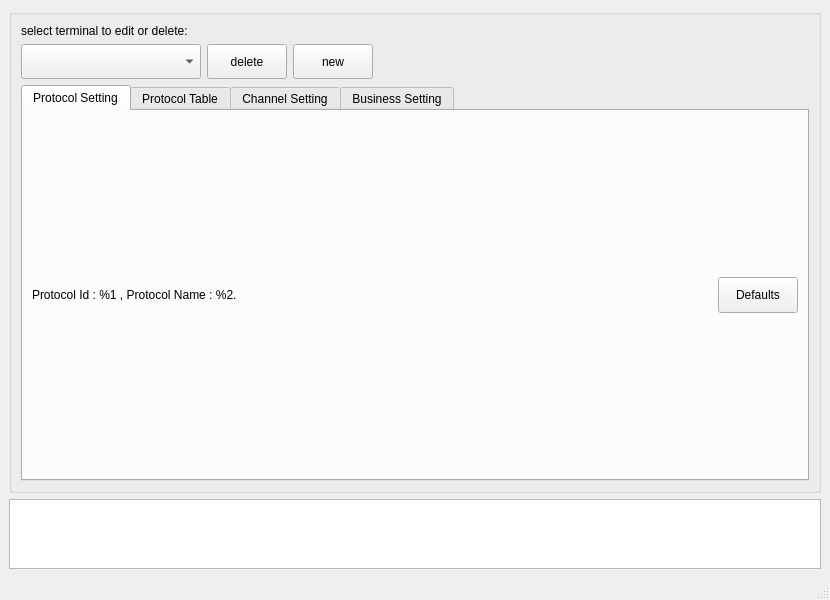
<?xml version="1.0" encoding="UTF-8"?>
<ui version="4.0">
 <class>ConfiguratorWin</class>
 <widget class="QMainWindow" name="ConfiguratorWin">
  <property name="geometry">
   <rect>
    <x>0</x>
    <y>0</y>
    <width>830</width>
    <height>600</height>
   </rect>
  </property>
  <property name="windowTitle">
   <string>MainWindow</string>
  </property>
  <widget class="QWidget" name="centralwidget">
   <layout class="QVBoxLayout" name="verticalLayout" stretch="10,1">
    <item>
     <widget class="QGroupBox" name="groupBox_4">
      <property name="title">
       <string/>
      </property>
      <layout class="QVBoxLayout" name="verticalLayout_2">
       <item>
        <widget class="QLabel" name="label_3">
         <property name="text">
          <string>select terminal to edit or delete:</string>
         </property>
        </widget>
       </item>
       <item>
        <layout class="QHBoxLayout" name="horizontalLayout">
         <item>
          <widget class="QComboBox" name="terminalNameCb">
           <property name="minimumSize">
            <size>
             <width>180</width>
             <height>35</height>
            </size>
           </property>
          </widget>
         </item>
         <item>
          <widget class="QPushButton" name="terminalDeleteEd">
           <property name="minimumSize">
            <size>
             <width>80</width>
             <height>35</height>
            </size>
           </property>
           <property name="maximumSize">
            <size>
             <width>16777215</width>
             <height>16777215</height>
            </size>
           </property>
           <property name="text">
            <string>delete</string>
           </property>
          </widget>
         </item>
         <item>
          <widget class="QPushButton" name="newTerminalBtn">
           <property name="minimumSize">
            <size>
             <width>80</width>
             <height>35</height>
            </size>
           </property>
           <property name="text">
            <string>new</string>
           </property>
          </widget>
         </item>
         <item>
          <spacer name="horizontalSpacer">
           <property name="orientation">
            <enum>Qt::Horizontal</enum>
           </property>
           <property name="sizeHint" stdset="0">
            <size>
             <width>40</width>
             <height>20</height>
            </size>
           </property>
          </spacer>
         </item>
        </layout>
       </item>
       <item>
        <widget class="QTabWidget" name="tabWidget">
         <property name="currentIndex">
          <number>0</number>
         </property>
         <widget class="QWidget" name="ProtocolTab">
          <attribute name="title">
           <string>Protocol Setting</string>
          </attribute>
          <layout class="QVBoxLayout" name="verticalLayout_4" stretch="10,0">
           <item>
            <layout class="QVBoxLayout" name="ProtocolLayout"/>
           </item>
           <item>
            <layout class="QHBoxLayout" name="ProtocolTitleLayout">
             <item>
              <widget class="QLabel" name="ProtocolTitleLb">
               <property name="text">
                <string>Protocol Id : %1 , Protocol Name : %2.</string>
               </property>
              </widget>
             </item>
             <item>
              <spacer name="horizontalSpacer_2">
               <property name="orientation">
                <enum>Qt::Horizontal</enum>
               </property>
               <property name="sizeHint" stdset="0">
                <size>
                 <width>40</width>
                 <height>20</height>
                </size>
               </property>
              </spacer>
             </item>
             <item>
              <widget class="QPushButton" name="protocolDefaultBn">
               <property name="minimumSize">
                <size>
                 <width>0</width>
                 <height>36</height>
                </size>
               </property>
               <property name="text">
                <string>Defaults</string>
               </property>
              </widget>
             </item>
            </layout>
           </item>
          </layout>
         </widget>
         <widget class="QWidget" name="WorkerTableTab">
          <attribute name="title">
           <string>Protocol Table</string>
          </attribute>
          <layout class="QVBoxLayout" name="verticalLayout_5" stretch="1,10">
           <item>
            <layout class="QHBoxLayout" name="horizontalLayout_7">
             <item>
              <widget class="QLabel" name="label">
               <property name="text">
                <string>Protocol's Table : </string>
               </property>
              </widget>
             </item>
             <item>
              <widget class="QComboBox" name="workerTableCb">
               <property name="minimumSize">
                <size>
                 <width>180</width>
                 <height>30</height>
                </size>
               </property>
              </widget>
             </item>
             <item>
              <spacer name="horizontalSpacer_5">
               <property name="orientation">
                <enum>Qt::Horizontal</enum>
               </property>
               <property name="sizeHint" stdset="0">
                <size>
                 <width>40</width>
                 <height>20</height>
                </size>
               </property>
              </spacer>
             </item>
            </layout>
           </item>
           <item>
            <layout class="QVBoxLayout" name="WorkerTableLayout"/>
           </item>
          </layout>
         </widget>
         <widget class="QWidget" name="ChannelTab">
          <attribute name="title">
           <string>Channel Setting</string>
          </attribute>
          <layout class="QVBoxLayout" name="verticalLayout_6" stretch="1,10">
           <item>
            <layout class="QHBoxLayout" name="horizontalLayout_3">
             <item>
              <widget class="QLabel" name="label_2">
               <property name="text">
                <string>Protocol's Channel : </string>
               </property>
              </widget>
             </item>
             <item>
              <widget class="QComboBox" name="channelCb">
               <property name="minimumSize">
                <size>
                 <width>180</width>
                 <height>30</height>
                </size>
               </property>
              </widget>
             </item>
             <item>
              <spacer name="horizontalSpacer_3">
               <property name="orientation">
                <enum>Qt::Horizontal</enum>
               </property>
               <property name="sizeHint" stdset="0">
                <size>
                 <width>40</width>
                 <height>20</height>
                </size>
               </property>
              </spacer>
             </item>
            </layout>
           </item>
           <item>
            <layout class="QVBoxLayout" name="ChannelLayout"/>
           </item>
          </layout>
         </widget>
         <widget class="QWidget" name="BusinessTab">
          <attribute name="title">
           <string>Business Setting</string>
          </attribute>
          <layout class="QVBoxLayout" name="verticalLayout_3" stretch="1,10">
           <item>
            <layout class="QHBoxLayout" name="horizontalLayout_4">
             <item>
              <widget class="QLabel" name="label_4">
               <property name="text">
                <string>Terminal's Business : </string>
               </property>
              </widget>
             </item>
             <item>
              <widget class="QComboBox" name="businessCb">
               <property name="minimumSize">
                <size>
                 <width>180</width>
                 <height>30</height>
                </size>
               </property>
              </widget>
             </item>
             <item>
              <spacer name="horizontalSpacer_4">
               <property name="orientation">
                <enum>Qt::Horizontal</enum>
               </property>
               <property name="sizeHint" stdset="0">
                <size>
                 <width>40</width>
                 <height>20</height>
                </size>
               </property>
              </spacer>
             </item>
            </layout>
           </item>
           <item>
            <layout class="QVBoxLayout" name="BusinessLayout"/>
           </item>
          </layout>
         </widget>
        </widget>
       </item>
      </layout>
     </widget>
    </item>
    <item>
     <widget class="QTextBrowser" name="OutInfoTb"/>
    </item>
   </layout>
  </widget>
  <widget class="QStatusBar" name="statusbar"/>
 </widget>
 <resources/>
 <connections/>
</ui>
